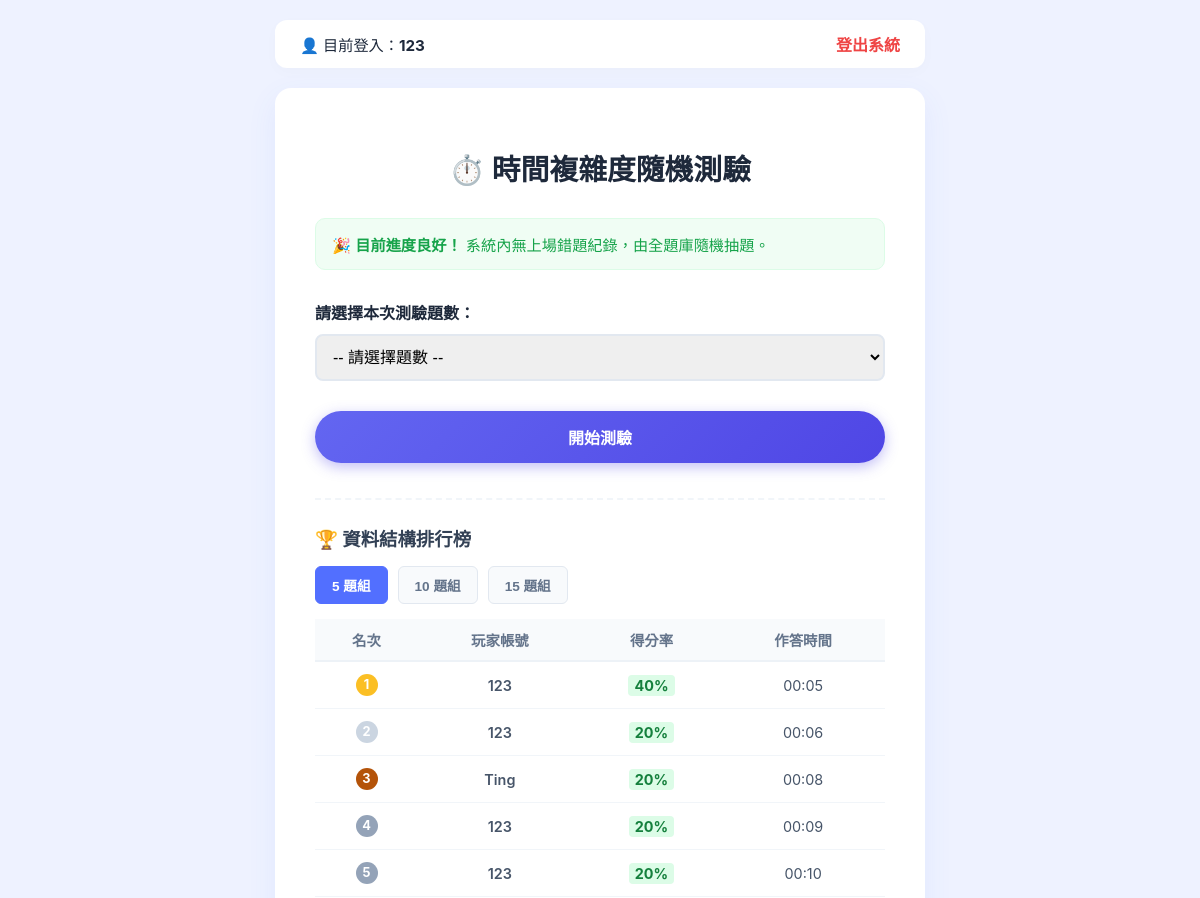
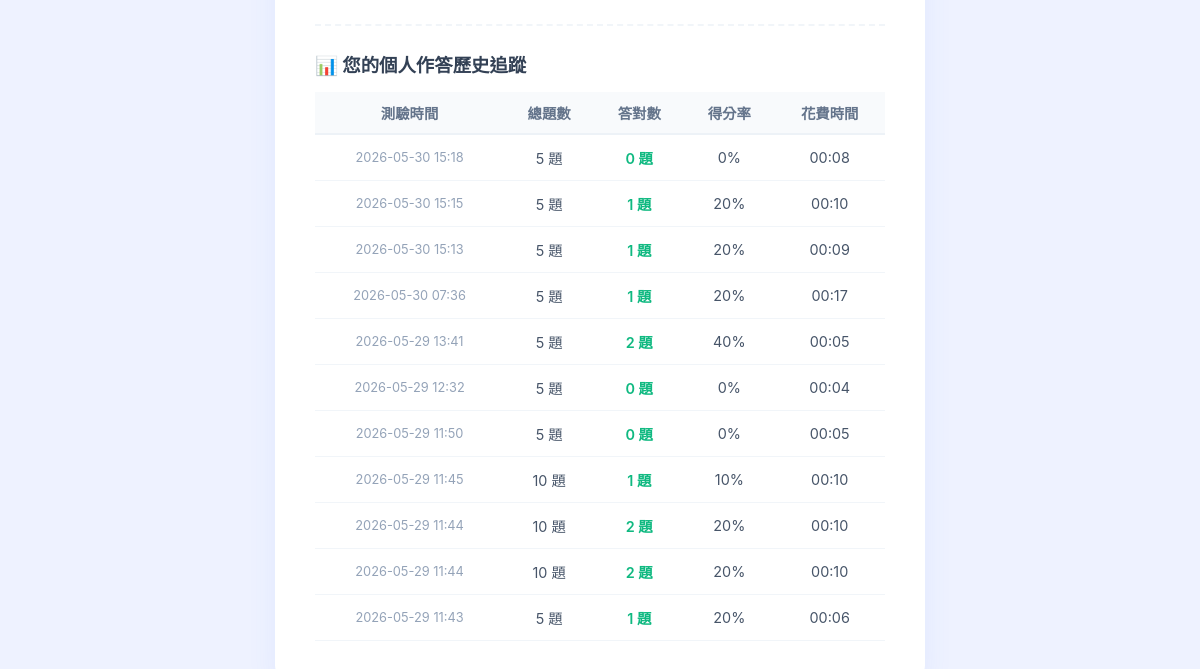
The app's page / (signed in), older data (2 pictures, top to bottom).
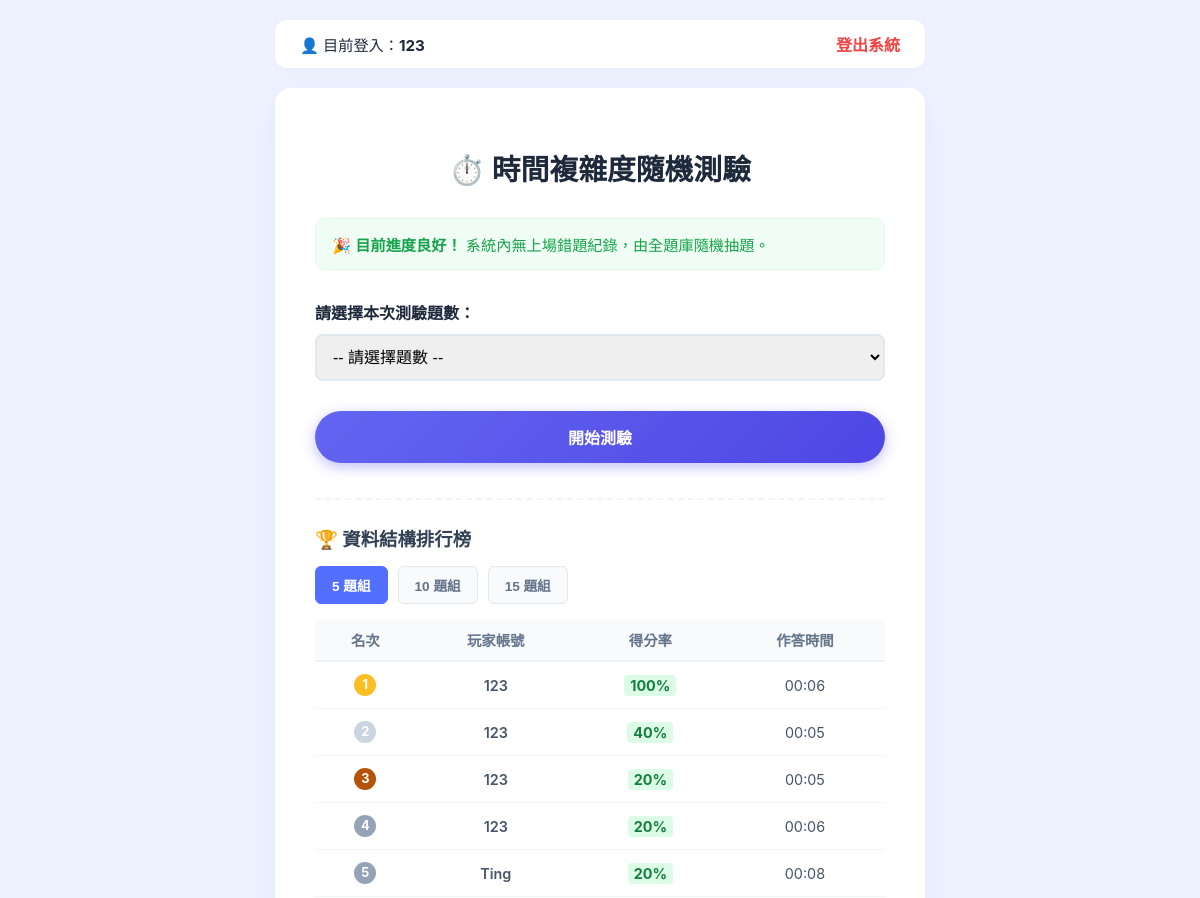
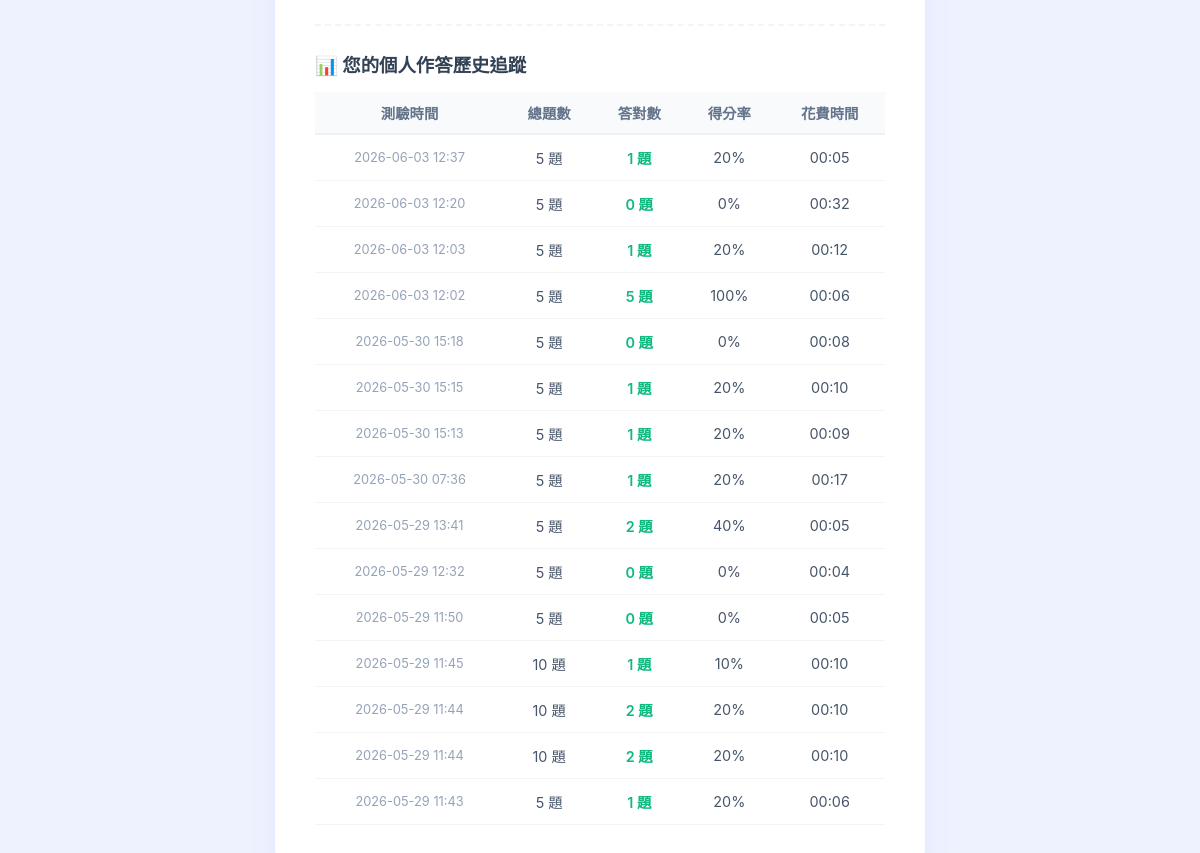
The same page, newer data (2 pictures, top to bottom).
### quiz/models.py (models this page shows, shortened)
class QuizRecord(models.Model):
    user = models.ForeignKey(User, on_delete=models.CASCADE, related_name='quiz_records')
    total_questions = models.IntegerField(verbose_name="總題數")
    correct_count = models.IntegerField(verbose_name="答對題數")
    score_percent = models.IntegerField(verbose_name="得分率")
    duration = models.CharField(max_length=10, verbose_name="花費時間") # 儲存格式如 "02:15"
    created_at = models.DateTimeField(auto_now_add=True, verbose_name="作答時間")

### quiz/views.py (the view)
# urls.py: path('', views.index, name='index'),
def index(request):
    wrong_ids = request.session.get('wrong_question_ids', [])
    wrong_count = len(wrong_ids)
    my_history = []
    leaderboard_5 = []
    leaderboard_10 = []
    leaderboard_15 = []
    if request.user.is_authenticated:
        my_history = QuizRecord.objects.filter(user=request.user).order_by('-created_at')
    leaderboard_5 = QuizRecord.objects.filter(total_questions=5).order_by('-score_percent', 'duration')[:5]
    leaderboard_10 = QuizRecord.objects.filter(total_questions=10).order_by('-score_percent', 'duration')[:5]
    leaderboard_15 = QuizRecord.objects.filter(total_questions=15).order_by('-score_percent', 'duration')[:5]
    context = {
        'wrong_count': wrong_count,
        'my_history': my_history,
        'leaderboard_5': leaderboard_5,
        'leaderboard_10': leaderboard_10,
        'leaderboard_15': leaderboard_15,
    }
    return render(request, 'quiz/index.html', context)

### quiz/templates/quiz/index.html (shortened to what the changed rows need)
<!DOCTYPE html>
<html lang="zh-TW">
<head>
</head>
<body>
    <div class="start-box">
        <h1>⏱️ 時間複雜度隨機測驗</h1>
        <div class="dashboard-section">
            <div id="tab5" class="leaderboard-content active">
                {% if leaderboard_5 %}
                    <table class="styled-table">
                        <thead><tr><th>名次</th><th>玩家帳號</th><th>得分率</th><th>作答時間</th></tr></thead>
                        <tbody>
                            {% for r in leaderboard_5 %}
                            <tr>
                                <td><span class="badge-rank rank-{{ forloop.counter }}">{{ forloop.counter }}</span></td>
                                <td style="font-weight:600;">{{ r.user.username }}</td>
                                <td><span class="badge-perfect">{{ r.score_percent }}%</span></td>
                                <td>{{ r.duration }}</td>
                            </tr>
                            {% endfor %}
                        </tbody>
                    </table>
                {% else %} <div class="no-data">5 題組目前空空如也，快來搶佔沙發！</div> {% endif %}
            </div>
        </div>
        {% if user.is_authenticated %}
        <div class="dashboard-section">
            {% if my_history %}
                <table class="styled-table">
                    <thead><tr><th>測驗時間</th><th>總題數</th><th>答對數</th><th>得分率</th><th>花費時間</th></tr></thead>
                    <tbody>
                        {% for log in my_history %}
                            <tr>
                                <td style="font-size: 0.8rem; color: #94a3b8;">{{ log.created_at|date:"Y-m-d H:i" }}</td>
                                <td>{{ log.total_questions }} 題</td>
                                <td style="color:#10b981; font-weight:600;">{{ log.correct_count }} 題</td>
                                <td>{{ log.score_percent }}%</td>
                                <td>{{ log.duration }}</td>
                            </tr>
                        {% endfor %}
                    </tbody>
                </table>
            {% else %}
                <div class="no-data">您尚未在此帳號留下作答紀錄。</div>
            {% endif %}
        </div>
        {% endif %}
    </div>
</body>
</html>

Row changes from the older to the newer data that the page shows:
no longer on one of the page's lists (row unchanged): QuizRecord: user.username "123", score_percent "20", duration "00:10"
no longer on one of the page's lists (row unchanged): QuizRecord: user.username "123", score_percent "20", duration "00:09"
added QuizRecord: user.username "123", score_percent "100", duration "00:06", created_at "2026-06-03 12:02", total_questions "5", correct_count "5"
added QuizRecord: user.username "123", score_percent "20", duration "00:05", created_at "2026-06-03 12:37", total_questions "5", correct_count "1"
added QuizRecord: created_at "2026-06-03 12:20", total_questions "5", correct_count "0", score_percent "0", duration "00:32"
added QuizRecord: created_at "2026-06-03 12:03", total_questions "5", correct_count "1", score_percent "20", duration "00:12"
